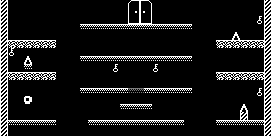

Tiled map render using the project's own tile images. Description and the map definition, with tile-layer contents summarised, below:
An orthogonal 34x17 tile map with 8x8 px tiles, 2 tile layers (Tile Layer 1, background) and 7 objects (2x 1, 2x 4, 2).

<map version="1.0" orientation="orthogonal" renderorder="right-down" width="34" height="17" tilewidth="8" tileheight="8" nextobjectid="17">
 <properties>
  <property name="color1" value="9" />
  <property name="color2" value="122" />
  <property name="emmitercolor" value="17" />
  <property name="enemycolor" value="5" />
  <property name="hudcolor" value="13" />
  <property name="music" value="4" />
  <property name="name" value="up a tree" />
  <property name="tilecolor" value="54" />
 </properties>
 <tileset firstgid="1" name="tileset" tilewidth="8" tileheight="8">
  <image source="tileset.png" width="160" height="200" />
 </tileset>
 <layer name="Tile Layer 1" width="34" height="17">
  <properties>
   <property name="texture" value="tileset" />
  </properties>
  <data>[578 cells, 146 non-empty, 18 distinct tile ids]</data>
 </layer>
 <objectgroup name="enemy">
  <properties>
   <property name="_type" value="1" />
   <property name="sizex" value="16" />
   <property name="sizey" value="16" />
   <property name="speedx" value="20" />
   <property name="speedy" value="20" />
   <property name="texture" value="enemies_16x16" />
  </properties>
  <object id="2" type="2" x="104" y="48">
   <properties>
    <property name="areverse" value="1" />
   </properties>
   <polyline points="80,0 -16,0" />
  </object>
  <object id="13" type="1" x="104" y="16">
   <properties>
    <property name="offset" value="50" />
   </properties>
   <polyline points="80,0 -16,0" />
  </object>
 </objectgroup>
 <objectgroup name="Copy of enemy">
  <properties>
   <property name="_type" value="1" />
   <property name="sizex" value="32" />
   <property name="sizey" value="32" />
   <property name="speedx" value="20" />
   <property name="speedy" value="20" />
   <property name="texture" value="enemies_32x32" />
  </properties>
  <object id="14" type="1" x="104" y="72">
   <properties>
    <property name="adelay" value="350" />
    <property name="areverse" value="0" />
    <property name="offset" value="70" />
   </properties>
   <polyline points="-16,0 80,0" />
  </object>
 </objectgroup>
 <objectgroup name="enemy_stop">
  <properties>
   <property name="_type" value="1" />
   <property name="sizex" value="32" />
   <property name="sizey" value="32" />
   <property name="speedx" value="0" />
   <property name="speedy" value="0" />
   <property name="texture" value="enemies_32x32" />
  </properties>
  <object id="4" type="4" x="71" y="122">
   <properties>
    <property name="adelay" value="180" />
    <property name="areverse" value="1" />
   </properties>
   <polyline points="0,0 0,0" />
  </object>
  <object id="5" type="4" x="199" y="122">
   <properties>
    <property name="adelay" value="180" />
    <property name="areverse" value="1" />
   </properties>
   <polyline points="0,0 0,0" />
  </object>
 </objectgroup>
 <objectgroup name="emmiters">
  <properties>
   <property name="_type" value="2" />
   <property name="delay" value="2300" />
   <property name="offset" value="2000" />
   <property name="sizex" value="8" />
   <property name="sizey" value="8" />
   <property name="speed" value="30" />
   <property name="texture" value="enemies_8x8" />
  </properties>
  <object id="6" x="67" y="133">
   <properties>
    <property name="offset" value="1000" />
   </properties>
   <polyline points="0,0 0,-134" />
  </object>
  <object id="7" x="195" y="133">
   <properties>
    <property name="offset" value="1400" />
   </properties>
   <polyline points="0,0 0,-134" />
  </object>
 </objectgroup>
 <layer name="background" width="34" height="17" opacity="0.5">
  <properties>
   <property name="texture" value="tileset" />
  </properties>
  <data>[578 cells, 11 non-empty, 10 distinct tile ids]</data>
 </layer>
</map>
